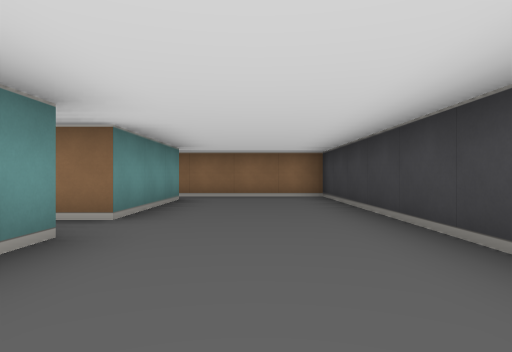
[1] (above)

13 first-person views from a walk through a cub3D maze. The camera is about half as high as the walls, looks level and sees 75° across. The floor is counted in squares. Each view is taken from the middle of a square. On the plan, view 1 faces up. The plan holds only what a view shows up to about 9 squares ahead; the rest is blank.

[2]
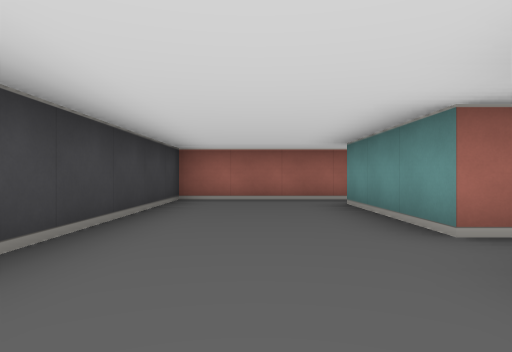

[3]
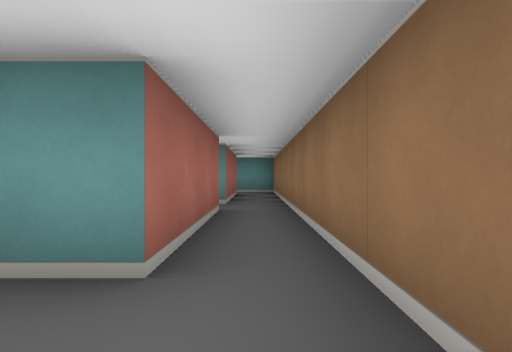

[4]
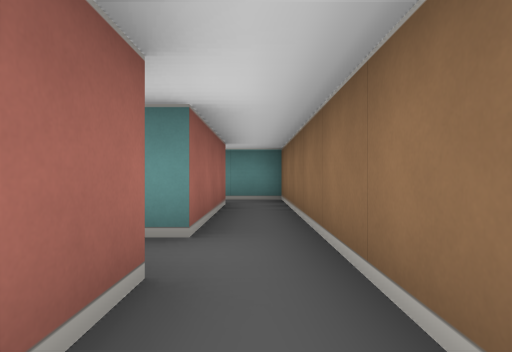

[5]
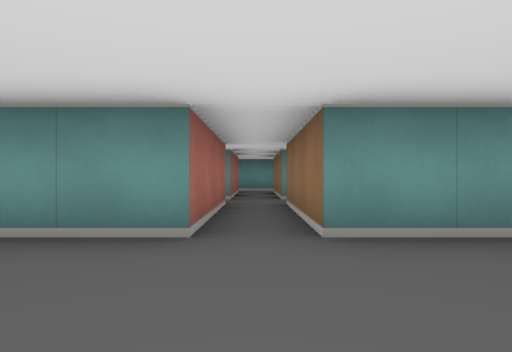

[6]
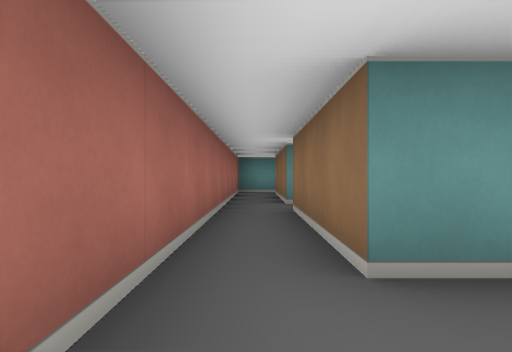

[7]
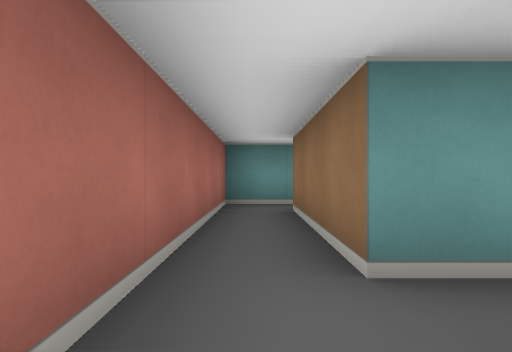

[8]
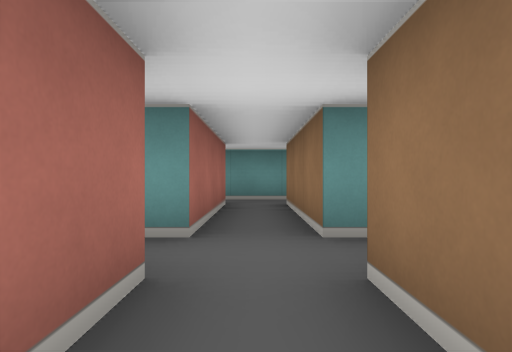

[9]
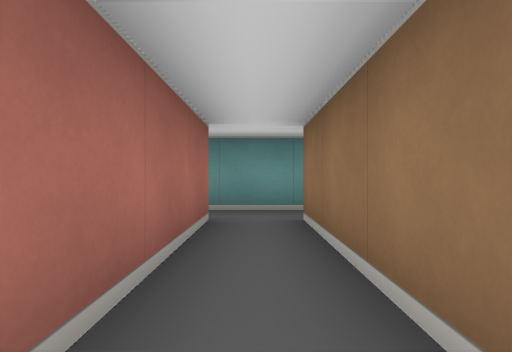

[10]
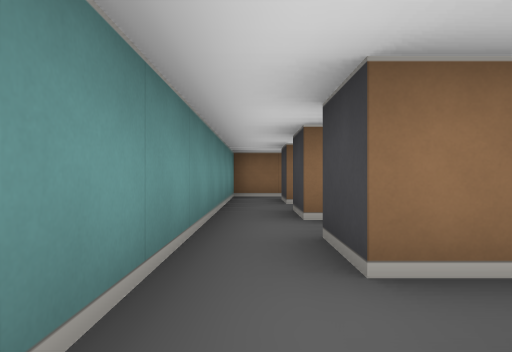

[11]
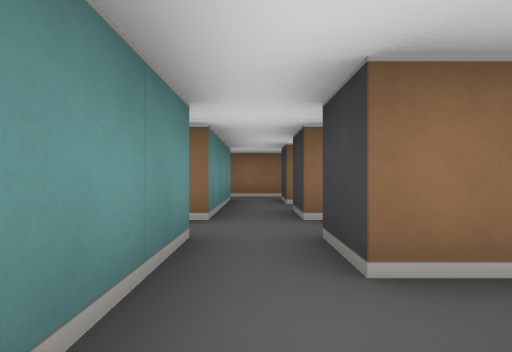

[12]
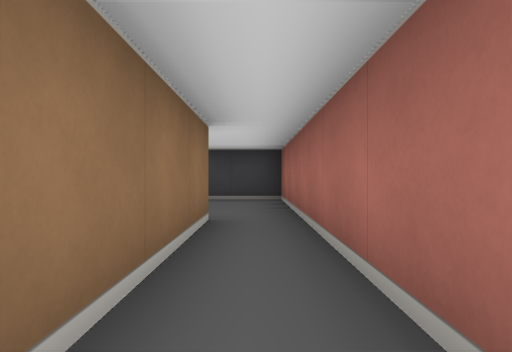

[13]
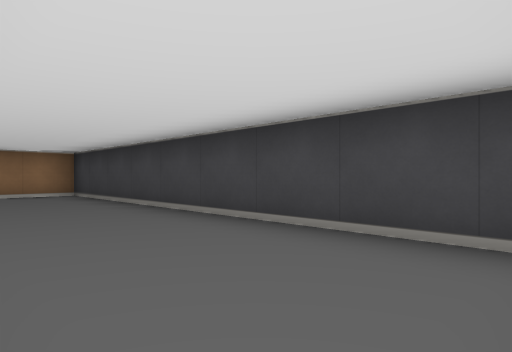

### Floor plan
Ten units are one square. View 1 is at (0, 0); x grows to the right and y downward. Boxes are objects, and circles mark ways between rooms. Rooms are numbered by the first view taken in them; rooms with no view inside come last. Other rooms are left out.
<svg viewBox="-100 -80 120 100">
<path fill="none" stroke="#000" d="M-45 -15 -45 -25 -15 -25 -15 5 -45 5M-55 -45 -55 -35 -85 -35 -85 -45M-45 -55 -45 -65 -15 -65 -15 -35 -45 -35 -45 -45M-55 -5 -55 5 -85 5M-85 -15 -85 -25 -55 -25 -55 -15M-85 -55 -85 -65 -55 -65 -55 -55M-95 -45 -95 -15M-95 -5 -95 15 15 15 15 -75 -95 -75 -95 -55M-95 -55 -95 -45M-55 -55 -55 -45M-78 -15 -85 -15M-95 -15 -95 -5M-38 -15 -45 -15M-55 -15 -55 -5"/>
<circle cx="-90" cy="-40" r="3" fill="#2a7"/>
<circle cx="-90" cy="-60" r="3" fill="#2a7"/>
<circle cx="-50" cy="-40" r="3" fill="#2a7"/>
<circle cx="-50" cy="-60" r="3" fill="#2a7"/>
<circle cx="-90" cy="-20" r="3" fill="#2a7"/>
<circle cx="-90" cy="0" r="3" fill="#2a7"/>
<circle cx="-50" cy="-20" r="3" fill="#2a7"/>
<circle cx="-50" cy="0" r="3" fill="#2a7"/>
<text x="-30" y="-30">1</text>
<text x="-80" y="-50">2</text>
<text x="-40" y="-50">3</text>
<text x="-80" y="-10">4</text>
<text x="-40" y="-10">5</text>
</svg>
Room 1 opens to room 2. Room 1 opens to room 3. Room 1 opens to room 4. Room 1 opens to room 5.

Where each view was taken, in squares from view 1:
view 1: 0 up, 0 right, facing up
view 2: 5 up, 0 right, facing down
view 3: 7 up, 0 right, facing left
view 4: 7 up, 3 left, facing left
view 5: 3 up, 1 right, facing left
view 6: 1 down, 0 right, facing left
view 7: 1 down, 4 left, facing left
view 8: 3 up, 3 left, facing left
view 9: 3 up, 5 left, facing left
view 10: 0 up, 9 left, facing up
view 11: 0 up, 5 left, facing up
view 12: 1 down, 5 left, facing right
view 13: 1 down, 1 left, facing up-right
